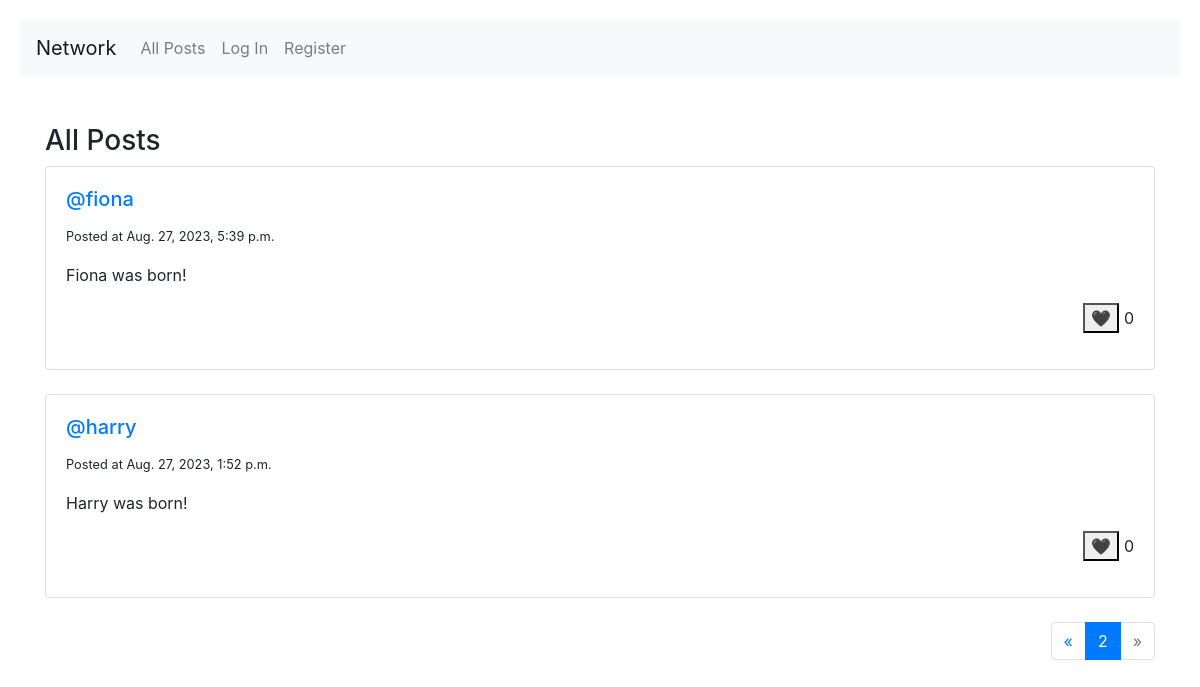
Screenshot of /?page=2 with the database file from the repository.
### network/models.py (models this page shows)
class Post(models.Model):
    username = models.ForeignKey('User', on_delete=models.CASCADE, related_name='posts')
    content = models.TextField()
    timestamp = models.DateTimeField(auto_now=True)
    likes = models.PositiveIntegerField(default=0)

class User(AbstractUser):
    following = models.ManyToManyField('self', related_name='followers', symmetrical=False)

### network/views.py (the view)
# urls.py: path("", views.index, name="index"),
def index(request):
    if request.method == 'GET':
        all_posts = Post.objects.all().order_by('timestamp').reverse()
        paginator = Paginator(all_posts, 2)  #devide all posts in 10
        page_number = request.GET.get("page")
        page_posts = paginator.get_page(page_number)
        return render(request, "network/index.html", {
            'posts': all_posts,
            'page_posts': page_posts
        })
    else:
        return HttpResponseNotAllowed(['GET'])

### network/templates/network/index.html (shortened to what this page needs)
{% extends "network/layout.html" %}
{% block body %}
    <br><br>
    <div class="container">
        <h3>All Posts</h3>
        {% for post in page_posts %}
            <div class="card">
                <div class="card-body">
                    <a href="{% url 'profile' username=post.username %}">
                        <h5 class="card-title">@{{ post.username }}</h5>
                    </a>
                    <p class="card-text">
                        <small class="text-body-secondary">
                            Posted at {{ post.timestamp }}
                        </small>
                    </p>
                    <p class="card-text" id="{{ post.id }}">{{ post.content }}</p>
                    <p style="float: right;"><button class="like_btn" name="like_btn" id="{{ post.id }}" data-liked="false">&#x1F5A4;</button> {{ post.likes }}</p>
                </div>
            </div>
            <br>
        {% endfor %}
        <nav aria-label="Page navigation example">
            <ul class="pagination justify-content-end">
                {% if page_posts.has_previous %}
                    <li class="page-item">
                        <a class="page-link" href="?page={{ page_posts.previous_page_number }}">
                            <span aria-hidden="true">&laquo;</span>
                        </a>
                    </li>
                {% else %}
                    <li class="page-item disabled">
                        <a class="page-link"><span aria-hidden="true">&laquo;</span></a>
                    </li>
                {% endif %}
                <li class="page-item active" aria-current="page">
                    <a class="page-link">{{ page_posts.number }}</a>
                </li>
                {% if page_posts.has_next %}
                    <li class="page-item">
                        <a class="page-link" href="?page={{ page_posts.next_page_number }}">
                            <span aria-hidden="true">&raquo;</span>
                        </a>
                    </li>
                {% else %}
                    <li class="page-item disabled">
                        <a class="page-link"><span aria-hidden="true">&raquo;</span></a>
                    </li>
                {% endif %}
            </ul>
        </nav>
    </div>
{% endblock %}

### network/static/network/styles.css (style rules this page uses)
body { margin: 20px; }

### rows the page displays
Post: username "fiona", timestamp "Aug. 27, 2023, 5:39 p.m.", content "Fiona was born!", likes "0"
Post: username "harry", timestamp "Aug. 27, 2023, 1:52 p.m.", content "Harry was born!", likes "0"

### other values shown
{{ page_posts.number }} "2"
